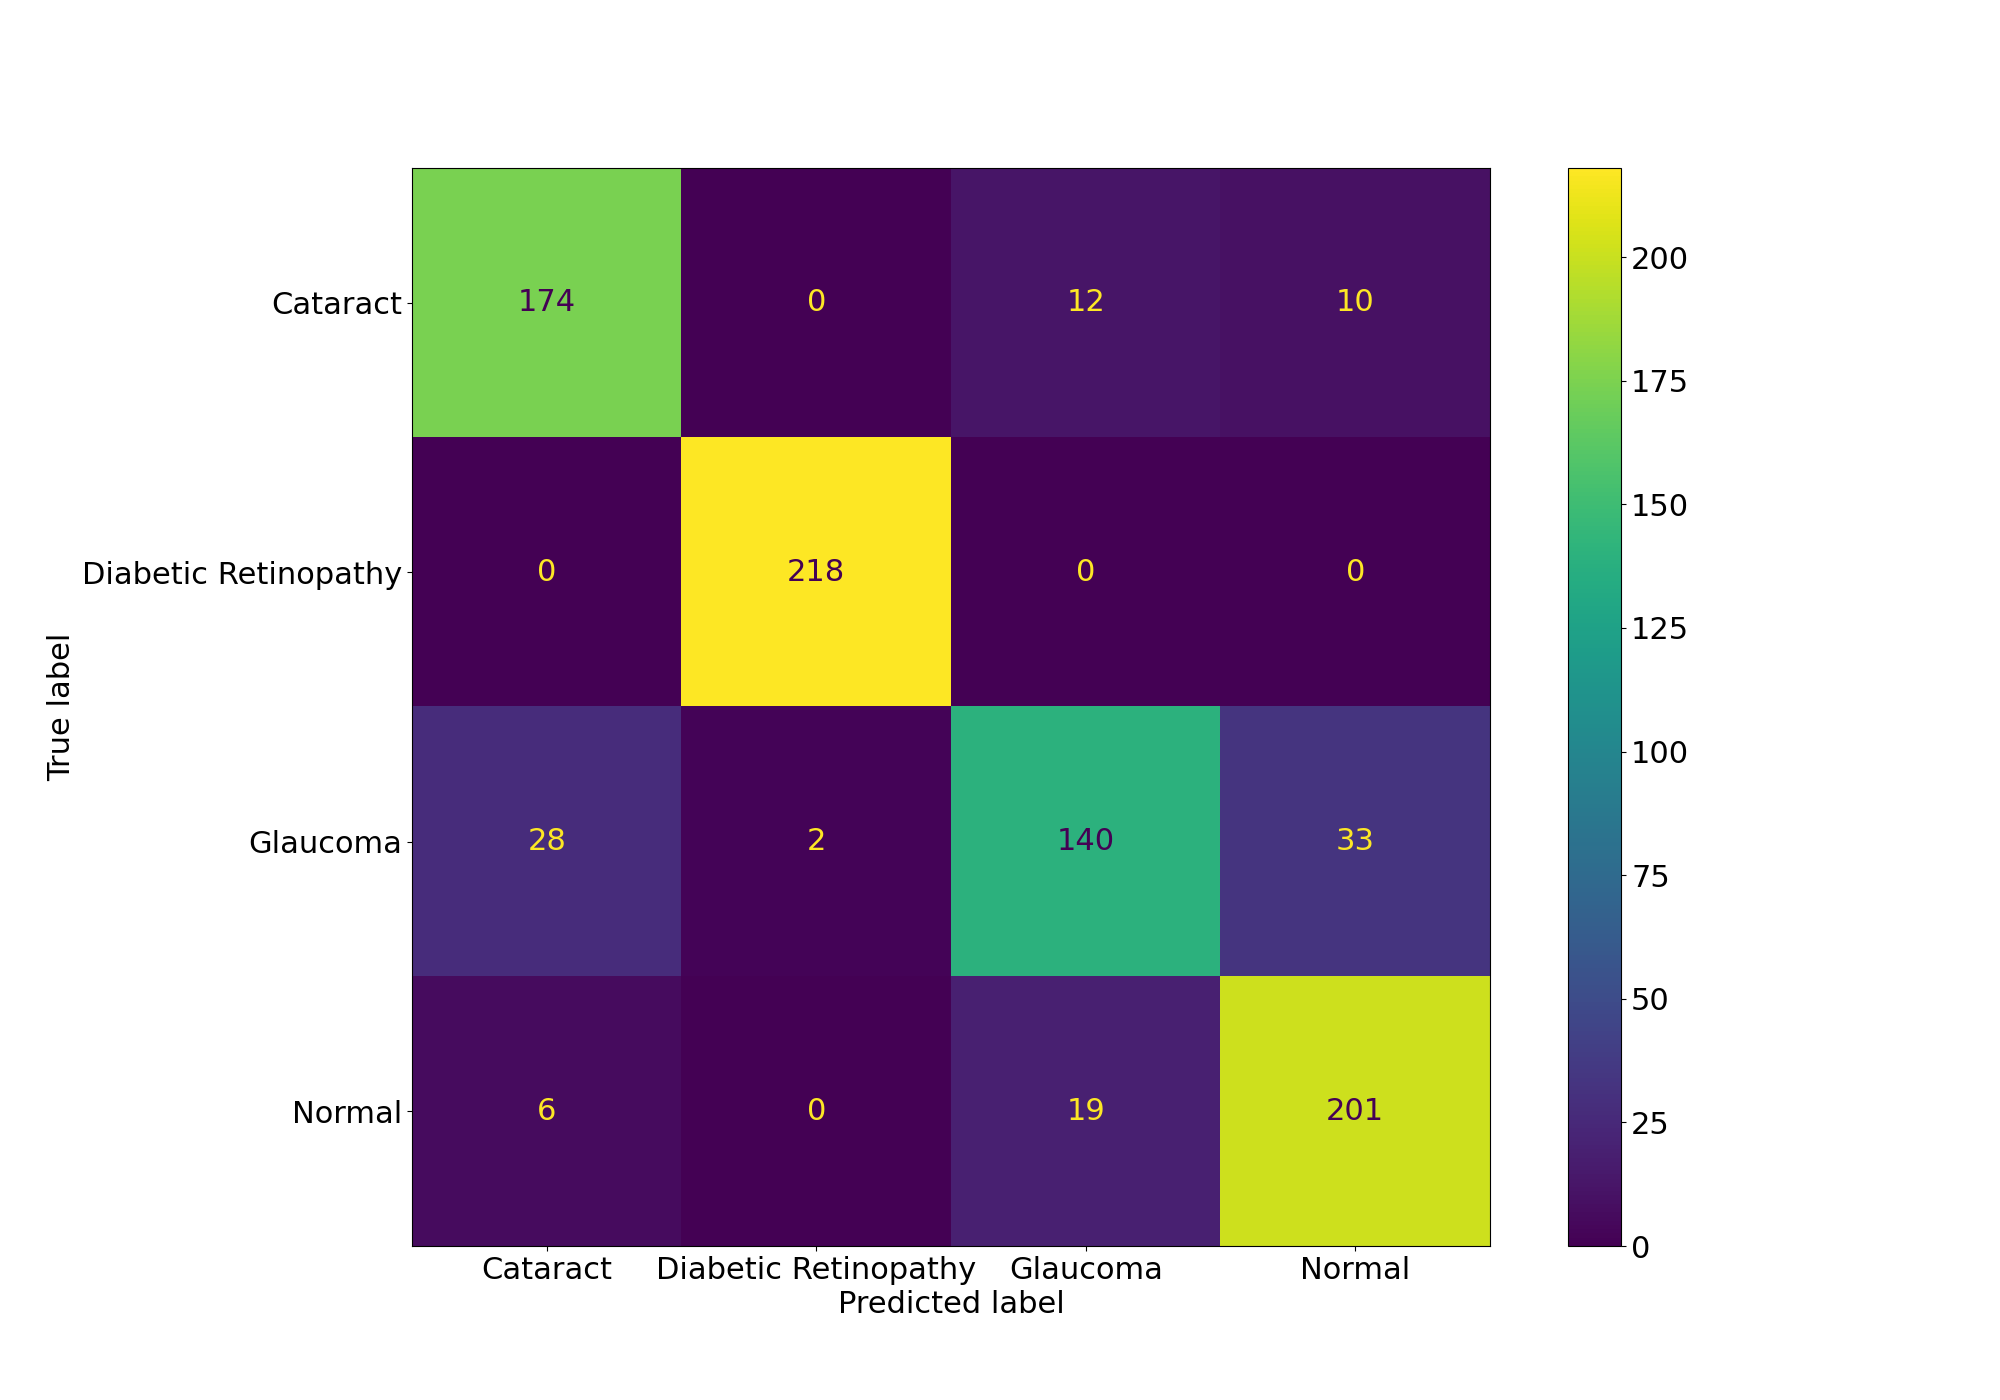

Generate this figure with Python:
from pathlib import Path

import numpy as np
import torch
from alive_progress import alive_bar
from matplotlib import pyplot as plt
from sklearn.metrics import ConfusionMatrixDisplay, confusion_matrix

import wandb
from Configuration import Configuration
from SimpleClassifier import SimpleClassifier
from utils.data import create_train_validation_loaders


def compute_confusion_matrix():
    config = Configuration()
    y_true = []
    y_pred = []
    _, validation_loader = create_train_validation_loaders(config.DATA_PATH, 1)

    api = wandb.Api()
    artifact = api.artifact(
        f"{config.ENTITY_NAME}/{config.PROJECT_NAME}/{config.ARCHITECTURE_NAME}:latest"
    )
    artifact_dir = Path(artifact.download())

    model_weights_path = artifact_dir.joinpath(f"U-NetEncoder_1715862877.pt")
    model = SimpleClassifier()
    model.load_state_dict(
        torch.load(
            model_weights_path,
            map_location=torch.device("cpu"),
        )
    )
    model.eval()

    class_indices = {
        "Cataract": 0,
        "Diabetic Retinopathy": 1,
        "Glaucoma": 2,
        "Normal": 3,
    }
    confusion_matrix_path = Path("confusion_matrix.npy")
    if not confusion_matrix_path.exists():
        with alive_bar(len(validation_loader)) as bar:
            with torch.inference_mode():
                for images, labels in validation_loader:
                    bar()
                    y_pred.append(np.argmax(model(images)))
                    y_true.append(labels[0])

        conf_matrix = confusion_matrix(y_true, y_pred)

        np.save(confusion_matrix_path, conf_matrix)
    else:
        conf_matrix = np.load(confusion_matrix_path)

    print(conf_matrix)

    plt.rcParams.update({"font.size": 22})
    fig, ax = plt.subplots(figsize=(20, 14))
    disp = ConfusionMatrixDisplay(
        confusion_matrix=conf_matrix, display_labels=list(class_indices.keys())
    )
    disp.plot(ax=ax)
    fig.savefig("confusion_matrix.png")


if __name__ == "__main__":
    compute_confusion_matrix()
